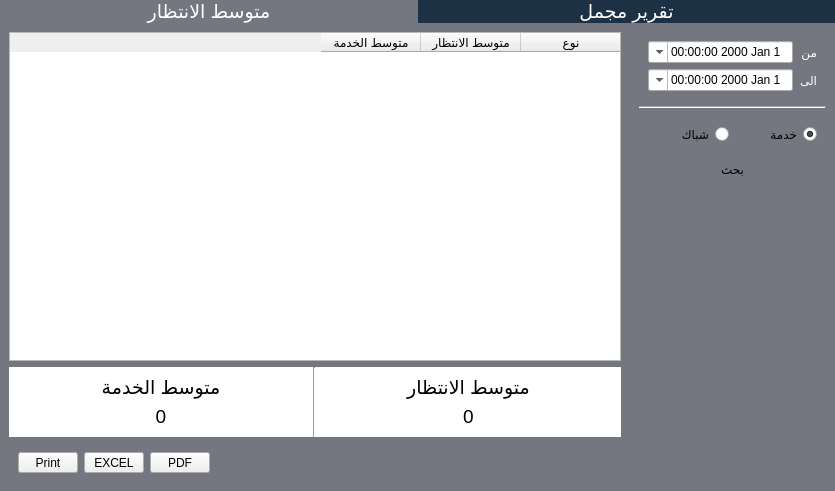
<?xml version="1.0" encoding="UTF-8"?>
<ui version="4.0">
 <class>Form</class>
 <widget class="QWidget" name="Form">
  <property name="geometry">
   <rect>
    <x>0</x>
    <y>0</y>
    <width>835</width>
    <height>491</height>
   </rect>
  </property>
  <property name="windowTitle">
   <string>Form</string>
  </property>
  <layout class="QGridLayout" name="gridLayout">
   <property name="margin">
    <number>0</number>
   </property>
   <property name="spacing">
    <number>0</number>
   </property>
   <item row="0" column="0">
    <widget class="QWidget" name="widget" native="true">
     <layout class="QVBoxLayout" name="verticalLayout_2">
      <property name="spacing">
       <number>0</number>
      </property>
      <property name="margin">
       <number>0</number>
      </property>
      <item>
       <widget class="QWidget" name="widget_2" native="true">
        <property name="sizePolicy">
         <sizepolicy hsizetype="Preferred" vsizetype="Fixed">
          <horstretch>0</horstretch>
          <verstretch>0</verstretch>
         </sizepolicy>
        </property>
        <layout class="QHBoxLayout" name="horizontalLayout">
         <property name="spacing">
          <number>0</number>
         </property>
         <property name="margin">
          <number>0</number>
         </property>
         <item>
          <widget class="QPushButton" name="detailed_report">
           <property name="sizePolicy">
            <sizepolicy hsizetype="Minimum" vsizetype="Expanding">
             <horstretch>0</horstretch>
             <verstretch>0</verstretch>
            </sizepolicy>
           </property>
           <property name="font">
            <font>
             <pointsize>14</pointsize>
            </font>
           </property>
           <property name="styleSheet">
            <string notr="true">border:0;
background-color:#757780;
color:#fff</string>
           </property>
           <property name="text">
            <string>متوسط الانتظار</string>
           </property>
           <property name="icon">
            <iconset resource="../../../../erp/view/source.qrc">
             <normaloff>:/imgs/imgs/graph-5.png</normaloff>:/imgs/imgs/graph-5.png</iconset>
           </property>
           <property name="iconSize">
            <size>
             <width>54</width>
             <height>54</height>
            </size>
           </property>
          </widget>
         </item>
         <item>
          <widget class="QPushButton" name="all_report">
           <property name="sizePolicy">
            <sizepolicy hsizetype="Minimum" vsizetype="Expanding">
             <horstretch>0</horstretch>
             <verstretch>0</verstretch>
            </sizepolicy>
           </property>
           <property name="font">
            <font>
             <pointsize>14</pointsize>
            </font>
           </property>
           <property name="styleSheet">
            <string notr="true">border:0;
background-color:#1c3144;
color:#fff</string>
           </property>
           <property name="text">
            <string>تقرير مجمل</string>
           </property>
           <property name="icon">
            <iconset resource="../../../../erp/view/source.qrc">
             <normaloff>:/imgs/imgs/graph-1.png</normaloff>:/imgs/imgs/graph-1.png</iconset>
           </property>
           <property name="iconSize">
            <size>
             <width>52</width>
             <height>52</height>
            </size>
           </property>
           <property name="flat">
            <bool>false</bool>
           </property>
          </widget>
         </item>
        </layout>
       </widget>
      </item>
      <item>
       <widget class="QStackedWidget" name="stackedWidget_3">
        <property name="sizePolicy">
         <sizepolicy hsizetype="Expanding" vsizetype="Expanding">
          <horstretch>0</horstretch>
          <verstretch>0</verstretch>
         </sizepolicy>
        </property>
        <property name="styleSheet">
         <string notr="true"/>
        </property>
        <property name="frameShape">
         <enum>QFrame::Box</enum>
        </property>
        <property name="frameShadow">
         <enum>QFrame::Plain</enum>
        </property>
        <property name="lineWidth">
         <number>0</number>
        </property>
        <property name="midLineWidth">
         <number>0</number>
        </property>
        <property name="currentIndex">
         <number>1</number>
        </property>
        <widget class="QWidget" name="w1">
         <property name="styleSheet">
          <string notr="true">.QWidget{
background-color: #1c3144;
color:#fff;
}


</string>
         </property>
         <layout class="QHBoxLayout" name="horizontalLayout_4">
          <property name="spacing">
           <number>0</number>
          </property>
          <property name="margin">
           <number>0</number>
          </property>
          <item>
           <widget class="QWidget" name="widget_8" native="true">
            <property name="sizePolicy">
             <sizepolicy hsizetype="Preferred" vsizetype="Expanding">
              <horstretch>10</horstretch>
              <verstretch>1</verstretch>
             </sizepolicy>
            </property>
            <property name="styleSheet">
             <string notr="true"/>
            </property>
            <layout class="QHBoxLayout" name="horizontalLayout_2">
             <property name="spacing">
              <number>0</number>
             </property>
             <property name="margin">
              <number>0</number>
             </property>
             <item>
              <widget class="QWidget" name="widget_5" native="true">
               <property name="sizePolicy">
                <sizepolicy hsizetype="Preferred" vsizetype="Preferred">
                 <horstretch>7</horstretch>
                 <verstretch>0</verstretch>
                </sizepolicy>
               </property>
               <property name="layoutDirection">
                <enum>Qt::RightToLeft</enum>
               </property>
               <layout class="QVBoxLayout" name="verticalLayout_3">
                <property name="spacing">
                 <number>0</number>
                </property>
                <property name="margin">
                 <number>0</number>
                </property>
                <item>
                 <widget class="QTableWidget" name="tableWidget_gen">
                  <property name="layoutDirection">
                   <enum>Qt::RightToLeft</enum>
                  </property>
                  <column>
                   <property name="text">
                    <string>رقم العميل</string>
                   </property>
                  </column>
                  <column>
                   <property name="text">
                    <string>الخدمة</string>
                   </property>
                  </column>
                  <column>
                   <property name="text">
                    <string>الشباك</string>
                   </property>
                  </column>
                  <column>
                   <property name="text">
                    <string>المستخدم</string>
                   </property>
                  </column>
                  <column>
                   <property name="text">
                    <string>تاريخ الطلب</string>
                   </property>
                  </column>
                  <column>
                   <property name="text">
                    <string>تاريخ النداء</string>
                   </property>
                  </column>
                  <column>
                   <property name="text">
                    <string>تاريخ الانتهاء</string>
                   </property>
                  </column>
                 </widget>
                </item>
                <item>
                 <widget class="QWidget" name="widget_4" native="true">
                  <property name="sizePolicy">
                   <sizepolicy hsizetype="Expanding" vsizetype="Fixed">
                    <horstretch>0</horstretch>
                    <verstretch>0</verstretch>
                   </sizepolicy>
                  </property>
                  <layout class="QHBoxLayout" name="horizontalLayout_3">
                   <item>
                    <spacer name="horizontalSpacer_2">
                     <property name="orientation">
                      <enum>Qt::Horizontal</enum>
                     </property>
                     <property name="sizeHint" stdset="0">
                      <size>
                       <width>40</width>
                       <height>20</height>
                      </size>
                     </property>
                    </spacer>
                   </item>
                   <item>
                    <widget class="QToolButton" name="pdf_btn">
                     <property name="minimumSize">
                      <size>
                       <width>60</width>
                       <height>0</height>
                      </size>
                     </property>
                     <property name="text">
                      <string>PDF</string>
                     </property>
                     <property name="icon">
                      <iconset resource="../../../../erp/view/source.qrc">
                       <normaloff>:/imgs/imgs/office-material-1.png</normaloff>:/imgs/imgs/office-material-1.png</iconset>
                     </property>
                     <property name="iconSize">
                      <size>
                       <width>30</width>
                       <height>30</height>
                      </size>
                     </property>
                     <property name="toolButtonStyle">
                      <enum>Qt::ToolButtonTextUnderIcon</enum>
                     </property>
                    </widget>
                   </item>
                   <item>
                    <widget class="QToolButton" name="extract_file_btn">
                     <property name="minimumSize">
                      <size>
                       <width>60</width>
                       <height>0</height>
                      </size>
                     </property>
                     <property name="text">
                      <string>EXCEL</string>
                     </property>
                     <property name="icon">
                      <iconset resource="../../../../erp/view/source.qrc">
                       <normaloff>:/imgs/imgs/022-notes.png</normaloff>:/imgs/imgs/022-notes.png</iconset>
                     </property>
                     <property name="iconSize">
                      <size>
                       <width>30</width>
                       <height>30</height>
                      </size>
                     </property>
                     <property name="toolButtonStyle">
                      <enum>Qt::ToolButtonTextUnderIcon</enum>
                     </property>
                    </widget>
                   </item>
                   <item>
                    <widget class="QToolButton" name="print_btn">
                     <property name="minimumSize">
                      <size>
                       <width>60</width>
                       <height>0</height>
                      </size>
                     </property>
                     <property name="text">
                      <string>Print</string>
                     </property>
                     <property name="icon">
                      <iconset resource="../../../../erp/view/source.qrc">
                       <normaloff>:/imgs/imgs/037-printer.png</normaloff>:/imgs/imgs/037-printer.png</iconset>
                     </property>
                     <property name="iconSize">
                      <size>
                       <width>30</width>
                       <height>30</height>
                      </size>
                     </property>
                     <property name="toolButtonStyle">
                      <enum>Qt::ToolButtonTextUnderIcon</enum>
                     </property>
                    </widget>
                   </item>
                  </layout>
                 </widget>
                </item>
               </layout>
              </widget>
             </item>
             <item>
              <widget class="QWidget" name="widget_7" native="true">
               <property name="sizePolicy">
                <sizepolicy hsizetype="Preferred" vsizetype="Preferred">
                 <horstretch>2</horstretch>
                 <verstretch>0</verstretch>
                </sizepolicy>
               </property>
               <property name="layoutDirection">
                <enum>Qt::RightToLeft</enum>
               </property>
               <layout class="QVBoxLayout" name="verticalLayout_6">
                <item>
                 <widget class="QWidget" name="date_time_5" native="true">
                  <property name="sizePolicy">
                   <sizepolicy hsizetype="Preferred" vsizetype="Fixed">
                    <horstretch>2</horstretch>
                    <verstretch>0</verstretch>
                   </sizepolicy>
                  </property>
                  <layout class="QGridLayout" name="gridLayout_8">
                   <item row="1" column="1">
                    <widget class="QDateTimeEdit" name="end_date_gen">
                     <property name="calendarPopup">
                      <bool>true</bool>
                     </property>
                    </widget>
                   </item>
                   <item row="0" column="1">
                    <widget class="QDateTimeEdit" name="st_date_gen">
                     <property name="calendarPopup">
                      <bool>true</bool>
                     </property>
                    </widget>
                   </item>
                   <item row="0" column="0">
                    <widget class="QLabel" name="label_19">
                     <property name="sizePolicy">
                      <sizepolicy hsizetype="Fixed" vsizetype="Preferred">
                       <horstretch>0</horstretch>
                       <verstretch>0</verstretch>
                      </sizepolicy>
                     </property>
                     <property name="styleSheet">
                      <string notr="true">color: rgb(255, 255, 255);</string>
                     </property>
                     <property name="text">
                      <string>من</string>
                     </property>
                    </widget>
                   </item>
                   <item row="1" column="0">
                    <widget class="QLabel" name="label_20">
                     <property name="sizePolicy">
                      <sizepolicy hsizetype="Fixed" vsizetype="Preferred">
                       <horstretch>0</horstretch>
                       <verstretch>0</verstretch>
                      </sizepolicy>
                     </property>
                     <property name="styleSheet">
                      <string notr="true">color: rgb(255, 255, 255);</string>
                     </property>
                     <property name="text">
                      <string>الى</string>
                     </property>
                    </widget>
                   </item>
                  </layout>
                 </widget>
                </item>
                <item>
                 <widget class="Line" name="line_7">
                  <property name="orientation">
                   <enum>Qt::Horizontal</enum>
                  </property>
                 </widget>
                </item>
                <item>
                 <widget class="QWidget" name="widget_10" native="true">
                  <property name="sizePolicy">
                   <sizepolicy hsizetype="Preferred" vsizetype="Preferred">
                    <horstretch>5</horstretch>
                    <verstretch>0</verstretch>
                   </sizepolicy>
                  </property>
                  <layout class="QGridLayout" name="gridLayout_9">
                   <item row="0" column="0">
                    <widget class="QLabel" name="label_21">
                     <property name="sizePolicy">
                      <sizepolicy hsizetype="Fixed" vsizetype="Preferred">
                       <horstretch>0</horstretch>
                       <verstretch>0</verstretch>
                      </sizepolicy>
                     </property>
                     <property name="styleSheet">
                      <string notr="true">color: rgb(255, 255, 255);</string>
                     </property>
                     <property name="text">
                      <string>الفرع</string>
                     </property>
                    </widget>
                   </item>
                   <item row="1" column="0">
                    <widget class="QLabel" name="label_22">
                     <property name="sizePolicy">
                      <sizepolicy hsizetype="Fixed" vsizetype="Preferred">
                       <horstretch>0</horstretch>
                       <verstretch>0</verstretch>
                      </sizepolicy>
                     </property>
                     <property name="styleSheet">
                      <string notr="true">color: rgb(255, 255, 255);</string>
                     </property>
                     <property name="text">
                      <string>الخدمة</string>
                     </property>
                    </widget>
                   </item>
                   <item row="2" column="0">
                    <widget class="QLabel" name="label_23">
                     <property name="sizePolicy">
                      <sizepolicy hsizetype="Fixed" vsizetype="Preferred">
                       <horstretch>0</horstretch>
                       <verstretch>0</verstretch>
                      </sizepolicy>
                     </property>
                     <property name="styleSheet">
                      <string notr="true">color: rgb(255, 255, 255);</string>
                     </property>
                     <property name="text">
                      <string>الشباك</string>
                     </property>
                    </widget>
                   </item>
                   <item row="3" column="0">
                    <widget class="QLabel" name="label_24">
                     <property name="sizePolicy">
                      <sizepolicy hsizetype="Fixed" vsizetype="Preferred">
                       <horstretch>0</horstretch>
                       <verstretch>0</verstretch>
                      </sizepolicy>
                     </property>
                     <property name="styleSheet">
                      <string notr="true">color: rgb(255, 255, 255);</string>
                     </property>
                     <property name="text">
                      <string>المستخدم</string>
                     </property>
                    </widget>
                   </item>
                   <item row="0" column="1" colspan="3">
                    <widget class="QComboBox" name="branch_le_3">
                     <property name="sizePolicy">
                      <sizepolicy hsizetype="Preferred" vsizetype="Fixed">
                       <horstretch>0</horstretch>
                       <verstretch>0</verstretch>
                      </sizepolicy>
                     </property>
                     <property name="editable">
                      <bool>true</bool>
                     </property>
                    </widget>
                   </item>
                   <item row="0" column="4">
                    <widget class="QPushButton" name="pushButton">
                     <property name="text">
                      <string/>
                     </property>
                     <property name="icon">
                      <iconset resource="../../../../erp/view/source.qrc">
                       <normaloff>:/imgs/imgs/add.png</normaloff>:/imgs/imgs/add.png</iconset>
                     </property>
                     <property name="flat">
                      <bool>true</bool>
                     </property>
                    </widget>
                   </item>
                   <item row="1" column="1" colspan="4">
                    <widget class="QComboBox" name="service_le_3">
                     <property name="sizePolicy">
                      <sizepolicy hsizetype="Preferred" vsizetype="Fixed">
                       <horstretch>0</horstretch>
                       <verstretch>0</verstretch>
                      </sizepolicy>
                     </property>
                     <property name="editable">
                      <bool>true</bool>
                     </property>
                    </widget>
                   </item>
                   <item row="2" column="1" colspan="4">
                    <widget class="QComboBox" name="terminal_le_3">
                     <property name="sizePolicy">
                      <sizepolicy hsizetype="Preferred" vsizetype="Fixed">
                       <horstretch>0</horstretch>
                       <verstretch>0</verstretch>
                      </sizepolicy>
                     </property>
                     <property name="editable">
                      <bool>true</bool>
                     </property>
                    </widget>
                   </item>
                   <item row="3" column="1" colspan="4">
                    <widget class="QComboBox" name="user_le_3">
                     <property name="sizePolicy">
                      <sizepolicy hsizetype="Preferred" vsizetype="Fixed">
                       <horstretch>0</horstretch>
                       <verstretch>0</verstretch>
                      </sizepolicy>
                     </property>
                     <property name="editable">
                      <bool>true</bool>
                     </property>
                    </widget>
                   </item>
                   <item row="4" column="0" colspan="5">
                    <widget class="Line" name="line_8">
                     <property name="orientation">
                      <enum>Qt::Horizontal</enum>
                     </property>
                    </widget>
                   </item>
                  </layout>
                 </widget>
                </item>
                <item>
                 <widget class="QToolButton" name="search_btn">
                  <property name="sizePolicy">
                   <sizepolicy hsizetype="Preferred" vsizetype="Fixed">
                    <horstretch>0</horstretch>
                    <verstretch>0</verstretch>
                   </sizepolicy>
                  </property>
                  <property name="styleSheet">
                   <string notr="true">border:0px;</string>
                  </property>
                  <property name="text">
                   <string>بحث</string>
                  </property>
                  <property name="icon">
                   <iconset resource="../../../../erp/view/source.qrc">
                    <normaloff>:/imgs/imgs/024-magnifying-glass.png</normaloff>:/imgs/imgs/024-magnifying-glass.png</iconset>
                  </property>
                  <property name="iconSize">
                   <size>
                    <width>30</width>
                    <height>30</height>
                   </size>
                  </property>
                 </widget>
                </item>
                <item>
                 <spacer name="verticalSpacer_4">
                  <property name="orientation">
                   <enum>Qt::Vertical</enum>
                  </property>
                  <property name="sizeHint" stdset="0">
                   <size>
                    <width>20</width>
                    <height>40</height>
                   </size>
                  </property>
                 </spacer>
                </item>
               </layout>
              </widget>
             </item>
            </layout>
           </widget>
          </item>
         </layout>
        </widget>
        <widget class="QWidget" name="w2">
         <property name="styleSheet">
          <string notr="true">.QWidget{
background-color: #757780;
}</string>
         </property>
         <layout class="QHBoxLayout" name="horizontalLayout_6">
          <property name="spacing">
           <number>0</number>
          </property>
          <property name="margin">
           <number>0</number>
          </property>
          <item>
           <widget class="QWidget" name="widget_3" native="true">
            <property name="sizePolicy">
             <sizepolicy hsizetype="Preferred" vsizetype="Preferred">
              <horstretch>10</horstretch>
              <verstretch>0</verstretch>
             </sizepolicy>
            </property>
            <property name="styleSheet">
             <string notr="true"/>
            </property>
            <layout class="QHBoxLayout" name="horizontalLayout_7">
             <property name="spacing">
              <number>0</number>
             </property>
             <property name="margin">
              <number>0</number>
             </property>
             <item>
              <widget class="QWidget" name="widget_6" native="true">
               <property name="sizePolicy">
                <sizepolicy hsizetype="Preferred" vsizetype="Preferred">
                 <horstretch>7</horstretch>
                 <verstretch>0</verstretch>
                </sizepolicy>
               </property>
               <property name="layoutDirection">
                <enum>Qt::RightToLeft</enum>
               </property>
               <layout class="QVBoxLayout" name="verticalLayout_8">
                <item>
                 <widget class="QTableWidget" name="tableWidget_tm">
                  <column>
                   <property name="text">
                    <string>نوع</string>
                   </property>
                  </column>
                  <column>
                   <property name="text">
                    <string>متوسط الانتظار</string>
                   </property>
                  </column>
                  <column>
                   <property name="text">
                    <string>متوسط الخدمة</string>
                   </property>
                  </column>
                 </widget>
                </item>
                <item>
                 <widget class="QWidget" name="widget_14" native="true">
                  <property name="sizePolicy">
                   <sizepolicy hsizetype="Preferred" vsizetype="Fixed">
                    <horstretch>0</horstretch>
                    <verstretch>3</verstretch>
                   </sizepolicy>
                  </property>
                  <property name="styleSheet">
                   <string notr="true">.QWidget{
background-color: #fff;
}
.QLabel
{
color:#000;
}</string>
                  </property>
                  <layout class="QHBoxLayout" name="horizontalLayout_8">
                   <property name="spacing">
                    <number>0</number>
                   </property>
                   <property name="margin">
                    <number>0</number>
                   </property>
                   <item>
                    <widget class="QWidget" name="widget_15" native="true">
                     <layout class="QVBoxLayout" name="verticalLayout_4">
                      <item>
                       <widget class="QLabel" name="label_2">
                        <property name="sizePolicy">
                         <sizepolicy hsizetype="Preferred" vsizetype="Preferred">
                          <horstretch>2</horstretch>
                          <verstretch>0</verstretch>
                         </sizepolicy>
                        </property>
                        <property name="font">
                         <font>
                          <pointsize>14</pointsize>
                         </font>
                        </property>
                        <property name="styleSheet">
                         <string notr="true"/>
                        </property>
                        <property name="text">
                         <string>متوسط الانتظار</string>
                        </property>
                        <property name="alignment">
                         <set>Qt::AlignCenter</set>
                        </property>
                       </widget>
                      </item>
                      <item>
                       <widget class="QLabel" name="label">
                        <property name="font">
                         <font>
                          <pointsize>14</pointsize>
                         </font>
                        </property>
                        <property name="styleSheet">
                         <string notr="true"/>
                        </property>
                        <property name="text">
                         <string>0</string>
                        </property>
                        <property name="alignment">
                         <set>Qt::AlignCenter</set>
                        </property>
                       </widget>
                      </item>
                     </layout>
                    </widget>
                   </item>
                   <item>
                    <widget class="Line" name="line">
                     <property name="orientation">
                      <enum>Qt::Vertical</enum>
                     </property>
                    </widget>
                   </item>
                   <item>
                    <widget class="QWidget" name="widget_9" native="true">
                     <layout class="QVBoxLayout" name="verticalLayout">
                      <item>
                       <widget class="QLabel" name="label_4">
                        <property name="sizePolicy">
                         <sizepolicy hsizetype="Preferred" vsizetype="Preferred">
                          <horstretch>0</horstretch>
                          <verstretch>0</verstretch>
                         </sizepolicy>
                        </property>
                        <property name="font">
                         <font>
                          <pointsize>14</pointsize>
                         </font>
                        </property>
                        <property name="text">
                         <string>متوسط الخدمة</string>
                        </property>
                        <property name="alignment">
                         <set>Qt::AlignCenter</set>
                        </property>
                       </widget>
                      </item>
                      <item>
                       <widget class="QLabel" name="label_3">
                        <property name="font">
                         <font>
                          <pointsize>14</pointsize>
                         </font>
                        </property>
                        <property name="text">
                         <string>0</string>
                        </property>
                        <property name="alignment">
                         <set>Qt::AlignCenter</set>
                        </property>
                       </widget>
                      </item>
                     </layout>
                    </widget>
                   </item>
                  </layout>
                 </widget>
                </item>
                <item>
                 <widget class="QWidget" name="widget_13" native="true">
                  <property name="sizePolicy">
                   <sizepolicy hsizetype="Expanding" vsizetype="Fixed">
                    <horstretch>0</horstretch>
                    <verstretch>0</verstretch>
                   </sizepolicy>
                  </property>
                  <layout class="QHBoxLayout" name="horizontalLayout_5">
                   <item>
                    <spacer name="horizontalSpacer_3">
                     <property name="orientation">
                      <enum>Qt::Horizontal</enum>
                     </property>
                     <property name="sizeHint" stdset="0">
                      <size>
                       <width>40</width>
                       <height>20</height>
                      </size>
                     </property>
                    </spacer>
                   </item>
                   <item>
                    <widget class="QToolButton" name="pdf_btn_2">
                     <property name="minimumSize">
                      <size>
                       <width>60</width>
                       <height>0</height>
                      </size>
                     </property>
                     <property name="text">
                      <string>PDF</string>
                     </property>
                     <property name="icon">
                      <iconset resource="../../../../erp/view/source.qrc">
                       <normaloff>:/imgs/imgs/office-material-1.png</normaloff>:/imgs/imgs/office-material-1.png</iconset>
                     </property>
                     <property name="iconSize">
                      <size>
                       <width>30</width>
                       <height>30</height>
                      </size>
                     </property>
                     <property name="toolButtonStyle">
                      <enum>Qt::ToolButtonTextUnderIcon</enum>
                     </property>
                    </widget>
                   </item>
                   <item>
                    <widget class="QToolButton" name="extract_file_btn_2">
                     <property name="minimumSize">
                      <size>
                       <width>60</width>
                       <height>0</height>
                      </size>
                     </property>
                     <property name="text">
                      <string>EXCEL</string>
                     </property>
                     <property name="icon">
                      <iconset resource="../../../../erp/view/source.qrc">
                       <normaloff>:/imgs/imgs/022-notes.png</normaloff>:/imgs/imgs/022-notes.png</iconset>
                     </property>
                     <property name="iconSize">
                      <size>
                       <width>30</width>
                       <height>30</height>
                      </size>
                     </property>
                     <property name="toolButtonStyle">
                      <enum>Qt::ToolButtonTextUnderIcon</enum>
                     </property>
                    </widget>
                   </item>
                   <item>
                    <widget class="QToolButton" name="print_btn_2">
                     <property name="minimumSize">
                      <size>
                       <width>60</width>
                       <height>0</height>
                      </size>
                     </property>
                     <property name="text">
                      <string>Print</string>
                     </property>
                     <property name="icon">
                      <iconset resource="../../../../erp/view/source.qrc">
                       <normaloff>:/imgs/imgs/037-printer.png</normaloff>:/imgs/imgs/037-printer.png</iconset>
                     </property>
                     <property name="iconSize">
                      <size>
                       <width>30</width>
                       <height>30</height>
                      </size>
                     </property>
                     <property name="toolButtonStyle">
                      <enum>Qt::ToolButtonTextUnderIcon</enum>
                     </property>
                    </widget>
                   </item>
                  </layout>
                 </widget>
                </item>
               </layout>
              </widget>
             </item>
             <item>
              <widget class="QWidget" name="widget_11" native="true">
               <property name="sizePolicy">
                <sizepolicy hsizetype="Preferred" vsizetype="Preferred">
                 <horstretch>2</horstretch>
                 <verstretch>0</verstretch>
                </sizepolicy>
               </property>
               <property name="layoutDirection">
                <enum>Qt::RightToLeft</enum>
               </property>
               <layout class="QVBoxLayout" name="verticalLayout_7">
                <property name="topMargin">
                 <number>9</number>
                </property>
                <property name="rightMargin">
                 <number>9</number>
                </property>
                <item>
                 <widget class="QWidget" name="date_time_7" native="true">
                  <property name="sizePolicy">
                   <sizepolicy hsizetype="Preferred" vsizetype="Fixed">
                    <horstretch>2</horstretch>
                    <verstretch>0</verstretch>
                   </sizepolicy>
                  </property>
                  <layout class="QGridLayout" name="gridLayout_10">
                   <item row="1" column="1">
                    <widget class="QDateTimeEdit" name="end_date_tm">
                     <property name="calendarPopup">
                      <bool>true</bool>
                     </property>
                    </widget>
                   </item>
                   <item row="0" column="1">
                    <widget class="QDateTimeEdit" name="st_date_tm">
                     <property name="calendarPopup">
                      <bool>true</bool>
                     </property>
                    </widget>
                   </item>
                   <item row="0" column="0">
                    <widget class="QLabel" name="label_25">
                     <property name="sizePolicy">
                      <sizepolicy hsizetype="Fixed" vsizetype="Preferred">
                       <horstretch>0</horstretch>
                       <verstretch>0</verstretch>
                      </sizepolicy>
                     </property>
                     <property name="styleSheet">
                      <string notr="true">color: rgb(255, 255, 255);</string>
                     </property>
                     <property name="text">
                      <string>من</string>
                     </property>
                    </widget>
                   </item>
                   <item row="1" column="0">
                    <widget class="QLabel" name="label_26">
                     <property name="sizePolicy">
                      <sizepolicy hsizetype="Fixed" vsizetype="Preferred">
                       <horstretch>0</horstretch>
                       <verstretch>0</verstretch>
                      </sizepolicy>
                     </property>
                     <property name="styleSheet">
                      <string notr="true">color: rgb(255, 255, 255);</string>
                     </property>
                     <property name="text">
                      <string>الى</string>
                     </property>
                    </widget>
                   </item>
                  </layout>
                 </widget>
                </item>
                <item>
                 <widget class="Line" name="line_9">
                  <property name="orientation">
                   <enum>Qt::Horizontal</enum>
                  </property>
                 </widget>
                </item>
                <item>
                 <widget class="QWidget" name="widget_12" native="true">
                  <property name="sizePolicy">
                   <sizepolicy hsizetype="Preferred" vsizetype="Preferred">
                    <horstretch>5</horstretch>
                    <verstretch>0</verstretch>
                   </sizepolicy>
                  </property>
                  <layout class="QGridLayout" name="gridLayout_11">
                   <item row="0" column="0">
                    <widget class="QRadioButton" name="radioButton">
                     <property name="text">
                      <string>خدمة</string>
                     </property>
                     <property name="checked">
                      <bool>true</bool>
                     </property>
                    </widget>
                   </item>
                   <item row="0" column="1">
                    <widget class="QRadioButton" name="radioButton_2">
                     <property name="text">
                      <string>شباك</string>
                     </property>
                    </widget>
                   </item>
                  </layout>
                 </widget>
                </item>
                <item>
                 <widget class="QToolButton" name="search_btn_tm">
                  <property name="sizePolicy">
                   <sizepolicy hsizetype="Preferred" vsizetype="Fixed">
                    <horstretch>0</horstretch>
                    <verstretch>0</verstretch>
                   </sizepolicy>
                  </property>
                  <property name="styleSheet">
                   <string notr="true">border:0px;</string>
                  </property>
                  <property name="text">
                   <string>بحث</string>
                  </property>
                  <property name="icon">
                   <iconset resource="../../../../erp/view/source.qrc">
                    <normaloff>:/imgs/imgs/024-magnifying-glass.png</normaloff>:/imgs/imgs/024-magnifying-glass.png</iconset>
                  </property>
                  <property name="iconSize">
                   <size>
                    <width>30</width>
                    <height>30</height>
                   </size>
                  </property>
                 </widget>
                </item>
                <item>
                 <spacer name="verticalSpacer_5">
                  <property name="orientation">
                   <enum>Qt::Vertical</enum>
                  </property>
                  <property name="sizeHint" stdset="0">
                   <size>
                    <width>20</width>
                    <height>40</height>
                   </size>
                  </property>
                 </spacer>
                </item>
               </layout>
              </widget>
             </item>
            </layout>
            <zorder>widget_11</zorder>
            <zorder>widget_6</zorder>
           </widget>
          </item>
         </layout>
        </widget>
       </widget>
      </item>
     </layout>
    </widget>
   </item>
  </layout>
 </widget>
 <resources>
  <include location="../../../../erp/view/source.qrc"/>
 </resources>
 <connections/>
</ui>
